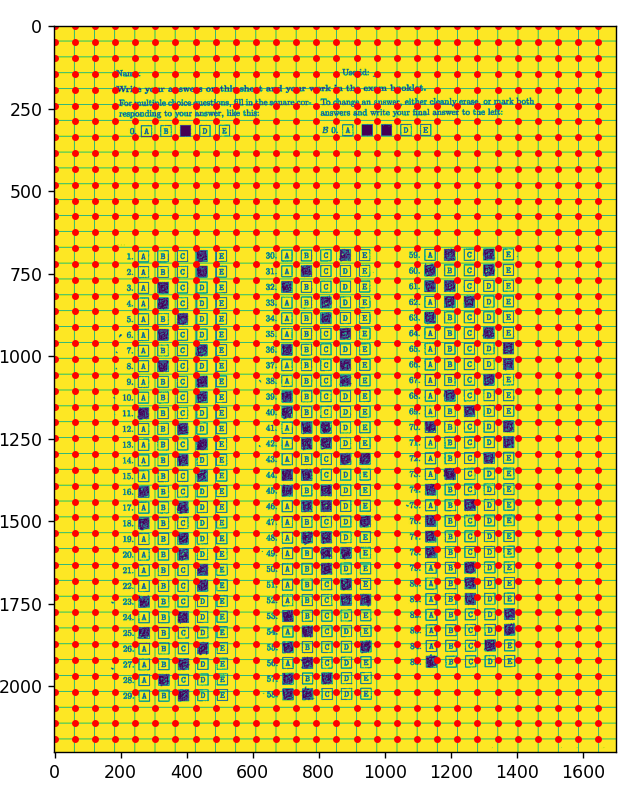
#> input picture img/1.png, 642 x 788 px
$ python avi_exp_devil_pichu.py ../img/1.png
#> lines starting #> are read from the running program, lines starting #| are printed output that depends on the picture; after the words box and inside, x2 and y2 are one past the last pixel; in counts of white or black regions, pixels touching at a corner belong together
# Import the Image and ImageFilter classes from PIL (Pillow)
import random
import sys

import matplotlib.pyplot as plt
import numpy as np
from PIL import Image, ImageDraw, ImageFilter
from skimage import measure
from skimage.draw import rectangle_perimeter


# In this method we preprocess the image to perform noise reduction
def image_preprocessing(img):
    # Applying mean filtering from Pillow
    box = [1] * 25
    result = img.filter(ImageFilter.Kernel((5, 5), box, sum(box)))
    result.save("preprocessed_img.png")
    return result


def detect_contours(image_array):
    threshold = 40
    binary_image = image_array > threshold

    inverted_binary_image = np.invert(binary_image)
    labeled_image = measure.label(inverted_binary_image, connectivity=2)

    contours = measure.find_contours(labeled_image, 0.5)
    filtered_contours = []
    for contour in contours:
        min_row, min_col, max_row, max_col = (
            np.min(contour[:, 0]),
            np.min(contour[:, 1]),
            np.max(contour[:, 0]),
            np.max(contour[:, 1]),
        )

        aspect_ratio = (max_row - min_row) / (max_col - min_col)

        if 0.7 < aspect_ratio < 1.3:
            filled_area_mask = np.zeros_like(inverted_binary_image, dtype=np.uint8)
            filled_area_mask[
                int(min_row) : int(max_row), int(min_col) : int(max_col)
            ] = 1
            filled_area = np.sum(filled_area_mask)
            bounding_box_area = (max_row - min_row) * (max_col - min_col)
            if 0.2 < filled_area / bounding_box_area < 1.2:
                filtered_contours.append(contour)

    return filtered_contours


def draw_contours(image, contours):
    image_rgb = image.convert("RGB")
    draw = ImageDraw.Draw(image_rgb)

    for contour in contours:
        threshold_sum = 50000
        contour = np.round(contour).astype(int)

        # Calculate the sum of pixel values within the contour
        contour_sum = np.sum(
            image_rgb.crop(
                [
                    min(contour[:, 1]),
                    min(contour[:, 0]),
                    max(contour[:, 1]),
                    max(contour[:, 0]),
                ]
            ).convert("L")
        )

        if contour_sum < threshold_sum:
            draw.line(
                list(zip(contour[:, 1], contour[:, 0])), fill=(0, 0, 255), width=10
            )

    return image_rgb


if __name__ == "__main__":

    if len(sys.argv) < 2:
        raise Exception(
            "error: please give an input image name as a parameter, like this: \n"
            "python3 pichu_devil.py input.jpg"
        )

    # Load an image
    im = Image.open(sys.argv[1])
#> im is the input picture: PIL image 642x788 RGBA; mean R, G, B, A 220.2, 199.1, 83.9, 255

    # Check its width, height, and number of color channels
    print("Image is %s pixels wide." % im.width)
#| Image is 642 pixels wide.
    print("Image is %s pixels high." % im.height)
#| Image is 788 pixels high.
    print("Image mode is %s." % im.mode)
#| Image mode is RGBA.

    # Pixels are accessed via an (X,Y) tuple.
    # The coordinate system starts at (0,0) in the upper left-hand corner,
    # and increases moving right (first coordinate) and down (second coordinate).
    # So it's a (col, row) indexing system, not (row, col) like we're used to
    # when dealing with matrices or 2d arrays.
    print("Pixel value at (10,10) is %s" % str(im.getpixel((10, 10))))
#| Pixel value at (10,10) is (255, 255, 255, 255)

    # Pixels can be modified by specifying the coordinate and RGB value
    # (255, 0, 0) is a pure red pixel.
    im.putpixel((10, 10), 255)
    print("New pixel value is %s" % str(im.getpixel((10, 10))))
#| New pixel value is (255, 0, 0, 0)

    # Let's create a grayscale version of the image:
    # the "L" means there's only a single channel, "Lightness"
    gray_im = im.convert("L")
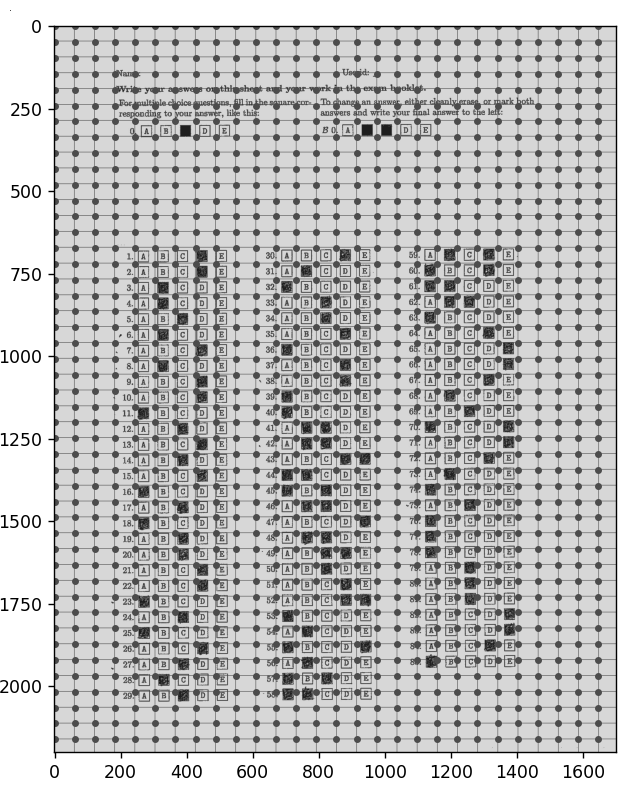
#> gray_im: PIL image 642x788 L; min 0, max 255, mean 192.1

    # Create a new blank color image the same size as the input
    color_im = Image.new("RGB", (im.width, im.height), color=0)
#> color_im: PIL image 642x788 RGB; every value is 0
    gray_im.save("gray.png")

    """
    # Highlights any very dark areas with red.
    for x in range(im.width):
        for y in range(im.height):
            p = gray_im.getpixel((x, y))
            if p < 50:
                (R, G, B) = (255, 0, 0)
                color_im.putpixel((x, y), (R, G, B))
            else:
                color_im.putpixel((x, y), (p, p, p))

    # Show the image. We're commenting this out because it won't work on the Linux
    # server (unless you set up an X Window server or remote desktop) and may not
    # work by default on your local machine. But you may want to try uncommenting it,
    # as seeing results in real-time can be very useful for debugging!
    #    color_im.show()

    # Save the image
    color_im.save("output.png")

    # This uses Pillow's code to create a 5x5 mean filter and apply it to
    # our image.
    # Since the input is a color image, Pillow applies the filter to each
    # of the three color planes (R, G, and B) independently.
    box = [1] * 25
    result = color_im.filter(ImageFilter.Kernel((5, 5), box, sum(box)))
    # result.show()
    result.save("output2.png")
    """
    # Image preprocessing
    preprocessed_im = image_preprocessing(gray_im)
#> in image_preprocessing, `result = img.filter(ImageFilter.Kernel((5, 5), box, sum(box)))`:
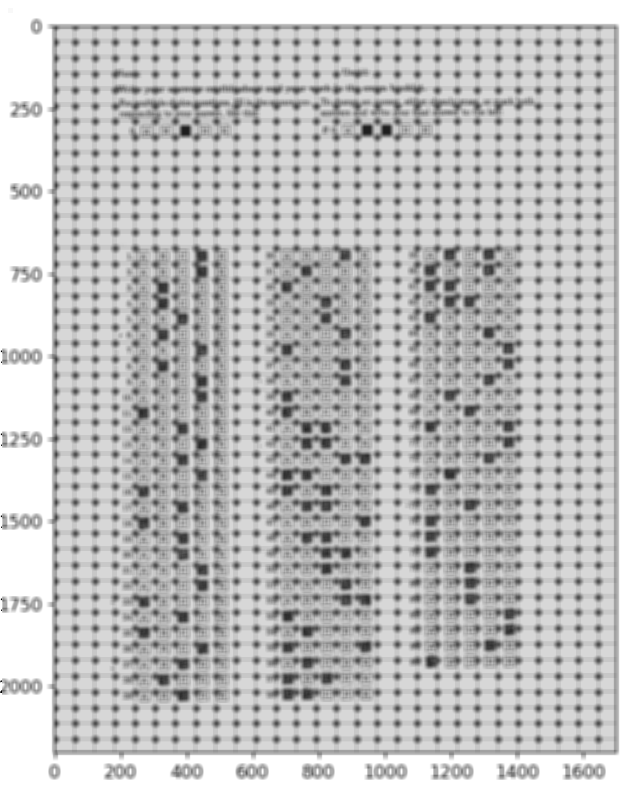
#> result: PIL image 642x788 L; min 0, max 255, mean 192.1

    image_array = np.array(preprocessed_im)
    # Detect contours
    contours = detect_contours(image_array)
#> in detect_contours, `binary_image = image_array > threshold`:
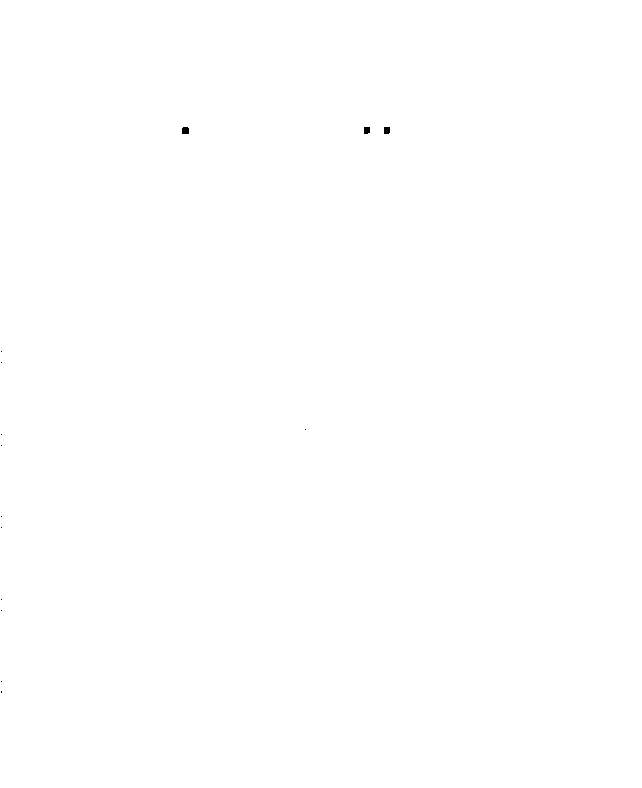
#> binary_image: shape (788, 642) bool; 100% white; 14 black regions (11 under 20 px), largest, box (x1, y1, x2, y2) and area: (182, 127, 189, 134) 47, (384, 127, 390, 134) 41, (364, 127, 370, 134) 40
#> in detect_contours, `labeled_image = measure.label(inverted_binary_image, connectivity=2)`:
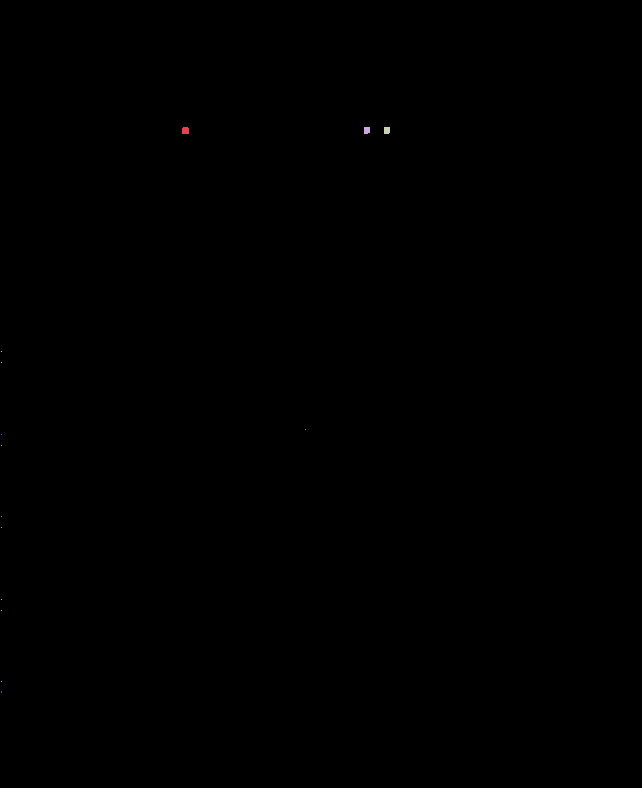
#> labeled_image: shape (788, 642) int32; 15 distinct labels, from 0 to 14; one colour per label, 0 black
#> in detect_contours, `contours = measure.find_contours(labeled_image, 0.5)`: contours = 14 point arrays, longest 29 points
#> the loop in detect_contours, `for contour in contours:` made 14 passes
#> (min_row, min_col, max_row, max_col, aspect_ratio, filled_area, bounding_box_area) on passes 1 to 3: (126.5, 181.5, 133.5, 188.5, 1, 49, 49), (126.2, 363.2, 133.8, 369.8, 1.15, 42, 48.75), (126.2, 383.2, 133.8, 389.8, 1.15, 42, 51.11)
#> (min_row, min_col, max_row, max_col, aspect_ratio) on pass 14: (690, 0.0357, 693, 1.96, 1.52)
#> after the loop in detect_contours, `for contour in contours:`: filled_area_mask: shape (788, 642); values 0 (black) and 1 (white), 0% white in thin lines or dots, all inside (x1, y1, x2, y2) = (0, 680, 1, 681)
#> after the loop in detect_contours, `for contour in contours:`: filtered_contours = 13 point arrays, longest 29 points
#> contours = 13 point arrays, longest 29 points

    # Draw contours on the original image
    image_with_contours = Image.open(sys.argv[1])
    image_with_contours = draw_contours(image_with_contours, contours)
#> the loop in draw_contours, `for contour in contours:` made 13 passes
#> contour_sum on passes 1 to 12: 1440, 1683, 1716, 593, 688, 153, 593, 688, 593, 688, 593, 688

    # Display or save the result
    image_with_contours.show()
    image_with_contours.save("OMR_with_contour.jpg")

$ run again, on img/3.png
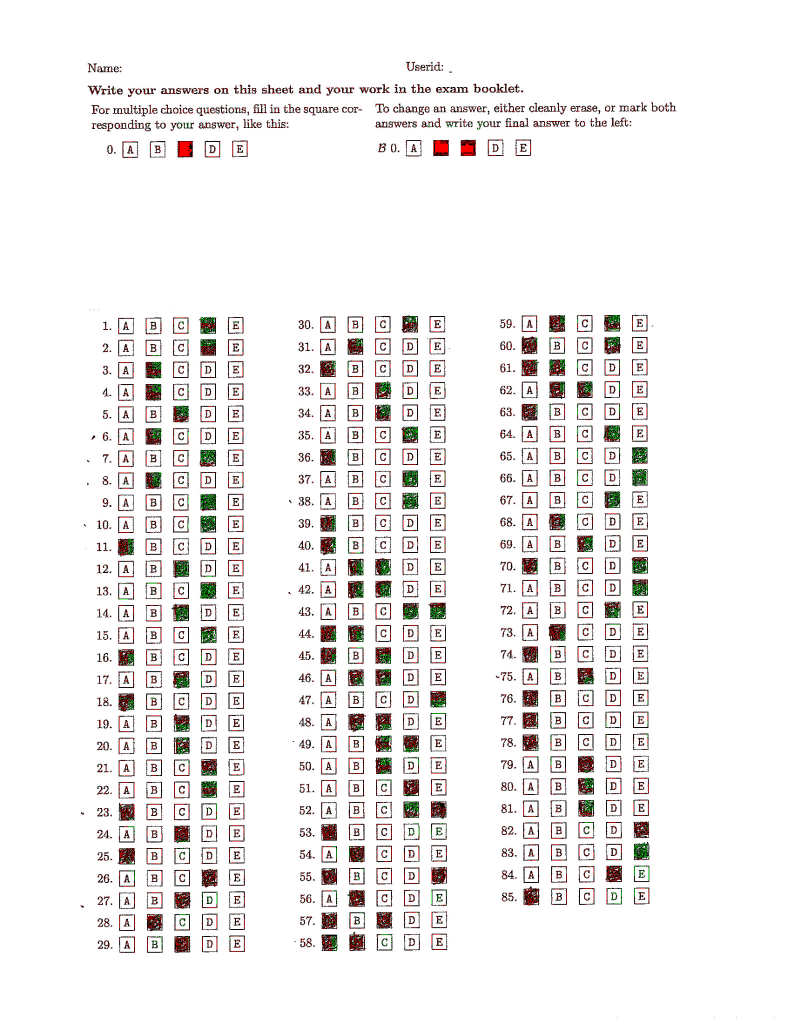
#> input picture img/3.png, 1582 x 2048 px (shown at 1/2 size)
#> im is the input picture: PIL image 1582x2048 RGB; mean R, G, B 240.6, 238.4, 237.6
#| Image is 1582 pixels wide.
#| Image is 2048 pixels high.
#| Image mode is RGB.
#| Pixel value at (10,10) is (255, 255, 255)
#| New pixel value is (255, 0, 0)
#> color_im: PIL image 1582x2048 RGB; every value is 0
#> binary_image: shape (2048, 1582) bool; 99.6% white; 880 black regions (727 under 20 px), largest, box (x1, y1, x2, y2) and area: (1158, 1515, 1186, 1534) 195, (647, 1655, 668, 1675) 193, (1100, 1251, 1115, 1279) 187
#> in detect_contours, `inverted_binary_image = np.invert(binary_image)`:
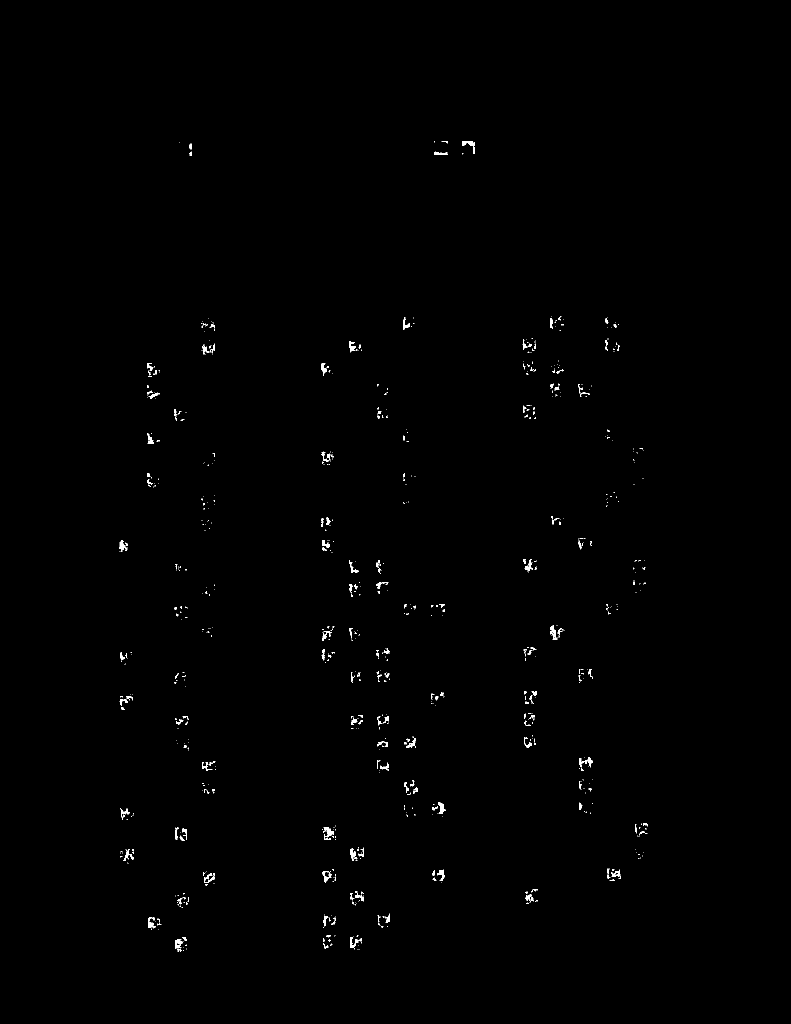
#> inverted_binary_image: shape (2048, 1582) bool (shown at 1/2 size); 0.38% white; 880 white regions (727 under 20 px), largest, box (x1, y1, x2, y2) and area: (1158, 1515, 1186, 1534) 195, (647, 1655, 668, 1675) 193, (1100, 1251, 1115, 1279) 187
#> labeled_image: shape (2048, 1582) int32; 881 distinct labels, from 0 to 880
#> in detect_contours, `contours = measure.find_contours(labeled_image, 0.5)`: contours = 985 point arrays, longest 153 points
#> the loop in detect_contours, `for contour in contours:` made 985 passes
#> (min_row, min_col, max_row, max_col, aspect_ratio, filled_area, bounding_box_area) on passes 18, 35, 38, 40, 69, 107, 112, 116: (634, 1115, 640, 1121, 1, 25, 35.25), (645, 405, 651, 412, 0.856, 30, 41.58), (647, 419, 656, 430, 0.818, 80, 98.41), (647, 1226, 655, 1233, 1.14, 42, 55.58), (686, 1056, 694, 1064, 1, 49, 63.75), (725, 293, 742, 307, 1.21, 208, 237.7), (727, 1053, 734, 1059, 1.17, 30, 41.86), (731, 652, 736, 658, 0.833, 20, 29.89)
#> after the loop in detect_contours, `for contour in contours:`: filtered_contours = 546 point arrays, longest 153 points
#> the loop in draw_contours, `for contour in contours:` made 546 passes
#> contour_sum on passes 1 to 3: 155, 154, 474
#> `image_with_contours = draw_contours(image_with_contours, contours)`:
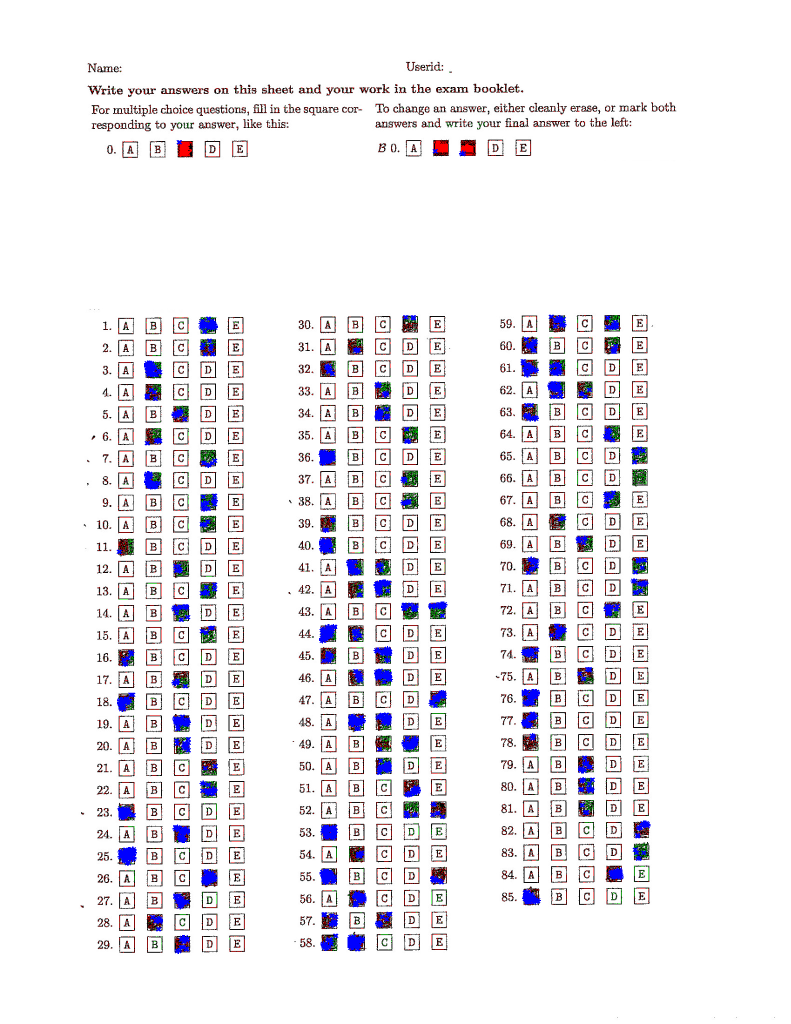
#> image_with_contours: PIL image 1582x2048 RGB (shown at 1/2 size); mean R, G, B 239.2, 237.5, 240.5
